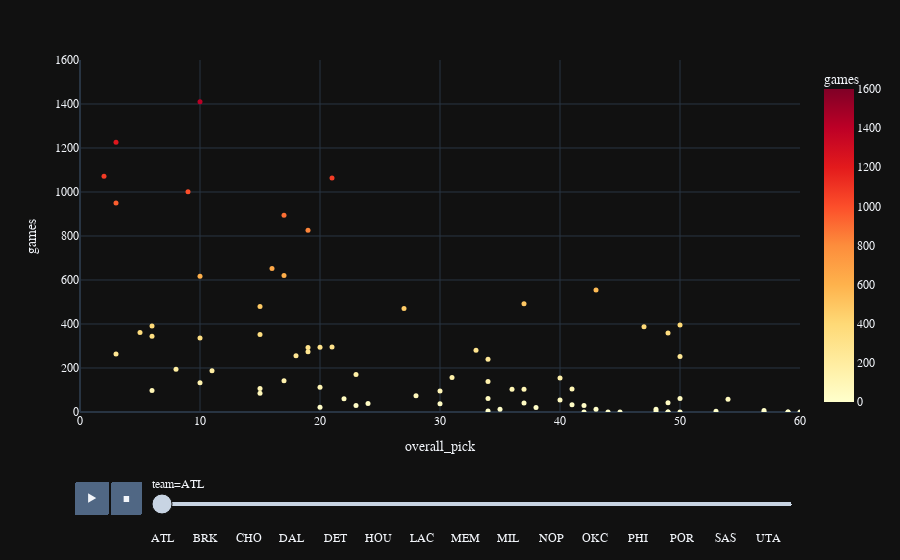

The cell this chart's notebook holds for it:
### Markdown cell above
<h3 style="color:blue; font-weight:bold">Total Career Games by Team and Overall Pick</h3>

### Code cell
sorted_df = df.sort_values(by = "team", ascending = True)

fig = px.scatter(sorted_df, x = "overall_pick", y = "games",
                    range_x = (0, 60), range_y = (0, 1600),
                    hover_data = ["college"],
                    hover_name="player",
                    animation_frame = "team", range_color = (0, 1600),
                    color = "games", color_continuous_scale = "YlOrRd")
                    #title = "Points Per Game Overall Pick 1-60 Animation by Year and Games")

fig.update_traces(marker = dict(size = 5)) # scaling down the markers
fig.update_layout(template = "plotly_dark", font = dict(family = "PT Sans", size = 12))
fig.show()

### Figure 1 — Plotly figure (JSON) as saved in the notebook; plotly's stock layout.template omitted (floating-point values rounded to 4 significant figures)
{"data": [{"customdata": [["HS/G-Lea/Foreign"], ["Florida State"], ["HS/G-Lea/Foreign"], ["HS/G-Lea/Foreign"], ["Washington"], ["Kansas"], ["HS/G-Lea/Foreign"], ["Saint Joseph's"], ["Michigan State"], ["HS/G-Lea/Foreign"], ["Northwestern Oklahoma State University"], ["Miami (FL)"], ["HS/G-Lea/Foreign"], ["Indiana"], ["Virginia"], ["Cal State Long Beach"], ["Vanderbilt"], ["Notre Dame"], ["Oakland"], ["Illinois"], ["Duke"], ["Texas"], ["UNLV"], ["Kansas"], ["Seton Hall"], ["HS/G-Lea/Foreign"], ["Villanova"], ["NC State"], ["HS/G-Lea/Foreign"], ["HS/G-Lea/Foreign"], ["Oregon"], ["Wake Forest"], ["Stanford"], ["Maryland"], ["Colorado"], ["Purdue"], ["Oakland"], ["Cincinnati"], ["UNC"], ["HS/G-Lea/Foreign"], ["Texas"], ["Southeastern Illinois College"], ["Utah"], ["Arizona"], ["HS/G-Lea/Foreign"], ["Ohio State"], ["HS/G-Lea/Foreign"], ["BYU"], ["HS/G-Lea/Foreign"], ["Maryland"], ["HS/G-Lea/Foreign"], ["Stanford"], ["Duke"], ["Georgia"], ["Georgia Tech"], ["Central State University"], ["HS/G-Lea/Foreign"], ["Texas"], ["HS/G-Lea/Foreign"], ["California"], ["Wake Forest"], ["HS/G-Lea/Foreign"], ["Marquette"], ["Duke"], ["Texas A&M"], ["Texas Tech"], ["Florida"], ["Arizona"], ["South Florida"], ["Old Dominion"], ["UCLA"], ["HS/G-Lea/Foreign"], ["Providence"], ["LSU"], ["Auburn"], ["Duke"], ["USC"], ["Iowa"], ["Michigan"], ["Oral Roberts"]], "hovertemplate": "<b>%{hovertext}</b><br><br>team=ATL<br>overall_pick=%{x}<br>games=%{marker.color}<br>college=%{customdata[0]}<extra></extra>", "hovertext": ["Cenk Akyol", "Doug Edwards", "Dimitrios Agravanis", "Marcus Eriksson", "Rich Manning", "Kelly Oubre Jr.", "Edy Tavares", "DeAndre' Bembry", "Adreian Payne", "Raul Neto", "Gaylon Nickerson", "Shane Larkin", "Dennis Schröder", "Alan Henderson", "Mike Scott", "James Ennis III", "John Jenkins", "Elmer Bennett", "Kay Felder", "Steve Bardo", "Cam Reddish", "Jaxson Hayes", "Stacey Augmon", "Devonte' Graham", "Anthony Avent", "Isaïa Cordinier", "Omari Spellman", "Rodney Monroe", "Luka Dončić", "Alpha Kaba", "Tyler Dorsey", "John Collins", "Adam Keefe", "Kevin Huerter", "Donnie Boyce", "Cuonzo Martin", "Keith Benson", "DerMarr Johnson", "Marvin Williams", "Viktor Sanikidze", "Royal Ivey", "Donta Smith", "Hanno Möttölä", "Salim Stoudamire", "Josh Smith", "Scoonie Penn", "Pau Gasol", "Travis Hansen", "Boris Diaw", "Terence Morris", "David Andersen", "Josh Childress", "Shelden Williams", "Jumaine Jones", "Dion Glover", "Priest Lauderdale", "Pape Sy", "Damion James", "Sergiy Gladyr", "Ed Gray", "Jeff Teague", "Alain Digbeau", "Chris Crawford", "Roshown McLeod", "Acie Law", "Cory Carr", "Al Horford", "Jason Terry", "Solomon Jones", "Cal Bowdler", "Trevor Wilson", "Didi Louzada", "Troy Brown", "Skylar Mays", "Sharife Cooper", "Jalen Johnson", "Onyeka Okongwu", "Roy Marble", "Rumeal Robinson", "Haywoode Workman"], "legendgroup": "", "marker": {"color": [0, 85, 0, 0, 55, 479, 13, 296, 107, 387, 4, 256, 621, 652, 555, 395, 171, 21, 58, 33, 133, 194, 1001, 240, 352, 0, 95, 38, 264, 0, 104, 293, 617, 274, 30, 7, 3, 344, 1072, 0, 492, 61, 155, 157, 894, 0, 1226, 41, 1064, 139, 103, 391, 361, 471, 294, 74, 3, 39, 0, 60, 826, 0, 252, 113, 188, 42, 950, 1410, 281, 142, 103, 12, 0, 61, 13, 22, 98, 29, 336, 359], "coloraxis": "coloraxis", "size": 5, "symbol": "circle"}, "mode": "markers", "name": "", "orientation": "v", "showlegend": false, "type": "scatter", "x": [59, 15, 59, 50, 40, 15, 43, 21, 15, 47, 34, 18, 17, 16, 43, 50, 23, 38, 54, 41, 10, 8, 9, 34, 15, 44, 30, 30, 3, 60, 41, 19, 10, 19, 42, 57, 48, 6, 2, 42, 37, 34, 40, 31, 17, 57, 3, 37, 21, 34, 37, 6, 5, 27, 20, 28, 53, 24, 49, 22, 19, 49, 50, 20, 11, 49, 3, 10, 33, 17, 36, 35, 45, 50, 48, 20, 6, 23, 10, 49], "xaxis": "x", "y": [0, 85, 0, 0, 55, 479, 13, 296, 107, 387, 4, 256, 621, 652, 555, 395, 171, 21, 58, 33, 133, 194, 1001, 240, 352, 0, 95, 38, 264, 0, 104, 293, 617, 274, 30, 7, 3, 344, 1072, 0, 492, 61, 155, 157, 894, 0, 1226, 41, 1064, 139, 103, 391, 361, 471, 294, 74, 3, 39, 0, 60, 826, 0, 252, 113, 188, 42, 950, 1410, 281, 142, 103, 12, 0, 61, 13, 22, 98, 29, 336, 359], "yaxis": "y"}], "layout": {"coloraxis": {"cmax": 1600, "cmin": 0, "colorbar": {"title": {"text": "games"}}, "colorscale": [[0, "rgb(255,255,204)"], [0.125, "rgb(255,237,160)"], [0.25, "rgb(254,217,118)"], [0.375, "rgb(254,178,76)"], [0.5, "rgb(253,141,60)"], [0.625, "rgb(252,78,42)"], [0.75, "rgb(227,26,28)"], [0.875, "rgb(189,0,38)"], [1, "rgb(128,0,38)"]]}, "font": {"family": "PT Sans", "size": 12}, "legend": {"tracegroupgap": 0}, "margin": {"t": 60}, "sliders": [{"active": 0, "currentvalue": {"prefix": "team="}, "len": 0.9, "pad": {"b": 10, "t": 60}, "steps": [{"args": [["ATL"], {"frame": {"duration": 0, "redraw": false}, "fromcurrent": true, "mode": "immediate", "transition": {"duration": 0, "easing": "linear"}}], "label": "ATL", "method": "animate"}, {"args": [["BOS"], {"frame": {"duration": 0, "redraw": false}, "fromcurrent": true, "mode": "immediate", "transition": {"duration": 0, "easing": "linear"}}], "label": "BOS", "method": "animate"}, {"args": [["BRK"], {"frame": {"duration": 0, "redraw": false}, "fromcurrent": true, "mode": "immediate", "transition": {"duration": 0, "easing": "linear"}}], "label": "BRK", "method": "animate"}, {"args": [["CHI"], {"frame": {"duration": 0, "redraw": false}, "fromcurrent": true, "mode": "immediate", "transition": {"duration": 0, "easing": "linear"}}], "label": "CHI", "method": "animate"}, {"args": [["CHO"], {"frame": {"duration": 0, "redraw": false}, "fromcurrent": true, "mode": "immediate", "transition": {"duration": 0, "easing": "linear"}}], "label": "CHO", "method": "animate"}, {"args": [["CLE"], {"frame": {"duration": 0, "redraw": false}, "fromcurrent": true, "mode": "immediate", "transition": {"duration": 0, "easing": "linear"}}], "label": "CLE", "method": "animate"}, {"args": [["DAL"], {"frame": {"duration": 0, "redraw": false}, "fromcurrent": true, "mode": "immediate", "transition": {"duration": 0, "easing": "linear"}}], "label": "DAL", "method": "animate"}, {"args": [["DEN"], {"frame": {"duration": 0, "redraw": false}, "fromcurrent": true, "mode": "immediate", "transition": {"duration": 0, "easing": "linear"}}], "label": "DEN", "method": "animate"}, {"args": [["DET"], {"frame": {"duration": 0, "redraw": false}, "fromcurrent": true, "mode": "immediate", "transition": {"duration": 0, "easing": "linear"}}], "label": "DET", "method": "animate"}, {"args": [["GSW"], {"frame": {"duration": 0, "redraw": false}, "fromcurrent": true, "mode": "immediate", "transition": {"duration": 0, "easing": "linear"}}], "label": "GSW", "method": "animate"}, {"args": [["HOU"], {"frame": {"duration": 0, "redraw": false}, "fromcurrent": true, "mode": "immediate", "transition": {"duration": 0, "easing": "linear"}}], "label": "HOU", "method": "animate"}, {"args": [["IND"], {"frame": {"duration": 0, "redraw": false}, "fromcurrent": true, "mode": "immediate", "transition": {"duration": 0, "easing": "linear"}}], "label": "IND", "method": "animate"}, {"args": [["LAC"], {"frame": {"duration": 0, "redraw": false}, "fromcurrent": true, "mode": "immediate", "transition": {"duration": 0, "easing": "linear"}}], "label": "LAC", "method": "animate"}, {"args": [["LAL"], {"frame": {"duration": 0, "redraw": false}, "fromcurrent": true, "mode": "immediate", "transition": {"duration": 0, "easing": "linear"}}], "label": "LAL", "method": "animate"}, {"args": [["MEM"], {"frame": {"duration": 0, "redraw": false}, "fromcurrent": true, "mode": "immediate", "transition": {"duration": 0, "easing": "linear"}}], "label": "MEM", "method": "animate"}, {"args": [["MIA"], {"frame": {"duration": 0, "redraw": false}, "fromcurrent": true, "mode": "immediate", "transition": {"duration": 0, "easing": "linear"}}], "label": "MIA", "method": "animate"}, {"args": [["MIL"], {"frame": {"duration": 0, "redraw": false}, "fromcurrent": true, "mode": "immediate", "transition": {"duration": 0, "easing": "linear"}}], "label": "MIL", "method": "animate"}, {"args": [["MIN"], {"frame": {"duration": 0, "redraw": false}, "fromcurrent": true, "mode": "immediate", "transition": {"duration": 0, "easing": "linear"}}], "label": "MIN", "method": "animate"}, {"args": [["NOP"], {"frame": {"duration": 0, "redraw": false}, "fromcurrent": true, "mode": "immediate", "transition": {"duration": 0, "easing": "linear"}}], "label": "NOP", "method": "animate"}, {"args": [["NYK"], {"frame": {"duration": 0, "redraw": false}, "fromcurrent": true, "mode": "immediate", "transition": {"duration": 0, "easing": "linear"}}], "label": "NYK", "method": "animate"}, {"args": [["OKC"], {"frame": {"duration": 0, "redraw": false}, "fromcurrent": true, "mode": "immediate", "transition": {"duration": 0, "easing": "linear"}}], "label": "OKC", "method": "animate"}, {"args": [["ORL"], {"frame": {"duration": 0, "redraw": false}, "fromcurrent": true, "mode": "immediate", "transition": {"duration": 0, "easing": "linear"}}], "label": "ORL", "method": "animate"}, {"args": [["PHI"], {"frame": {"duration": 0, "redraw": false}, "fromcurrent": true, "mode": "immediate", "transition": {"duration": 0, "easing": "linear"}}], "label": "PHI", "method": "animate"}, {"args": [["PHO"], {"frame": {"duration": 0, "redraw": false}, "fromcurrent": true, "mode": "immediate", "transition": {"duration": 0, "easing": "linear"}}], "label": "PHO", "method": "animate"}, {"args": [["POR"], {"frame": {"duration": 0, "redraw": false}, "fromcurrent": true, "mode": "immediate", "transition": {"duration": 0, "easing": "linear"}}], "label": "POR", "method": "animate"}, {"args": [["SAC"], {"frame": {"duration": 0, "redraw": false}, "fromcurrent": true, "mode": "immediate", "transition": {"duration": 0, "easing": "linear"}}], "label": "SAC", "method": "animate"}, {"args": [["SAS"], {"frame": {"duration": 0, "redraw": false}, "fromcurrent": true, "mode": "immediate", "transition": {"duration": 0, "easing": "linear"}}], "label": "SAS", "method": "animate"}, {"args": [["TOR"], {"frame": {"duration": 0, "redraw": false}, "fromcurrent": true, "mode": "immediate", "transition": {"duration": 0, "easing": "linear"}}], "label": "TOR", "method": "animate"}, {"args": [["UTA"], {"frame": {"duration": 0, "redraw": false}, "fromcurrent": true, "mode": "immediate", "transition": {"duration": 0, "easing": "linear"}}], "label": "UTA", "method": "animate"}, {"args": [["WAS"], {"frame": {"duration": 0, "redraw": false}, "fromcurrent": true, "mode": "immediate", "transition": {"duration": 0, "easing": "linear"}}], "label": "WAS", "method": "animate"}], "x": 0.1, "xanchor": "left", "y": 0, "yanchor": "top"}], "updatemenus": [{"buttons": [{"args": [null, {"frame": {"duration": 500, "redraw": false}, "fromcurrent": true, "mode": "immediate", "transition": {"duration": 500, "easing": "linear"}}], "label": "&#9654;", "method": "animate"}, {"args": [[null], {"frame": {"duration": 0, "redraw": false}, "fromcurrent": true, "mode": "immediate", "transition": {"duration": 0, "easing": "linear"}}], "label": "&#9724;", "method": "animate"}], "direction": "left", "pad": {"r": 10, "t": 70}, "showactive": false, "type": "buttons", "x": 0.1, "xanchor": "right", "y": 0, "yanchor": "top"}], "xaxis": {"anchor": "y", "domain": [0, 1], "range": [0, 60], "title": {"text": "overall_pick"}}, "yaxis": {"anchor": "x", "domain": [0, 1], "range": [0, 1600], "title": {"text": "games"}}}}
